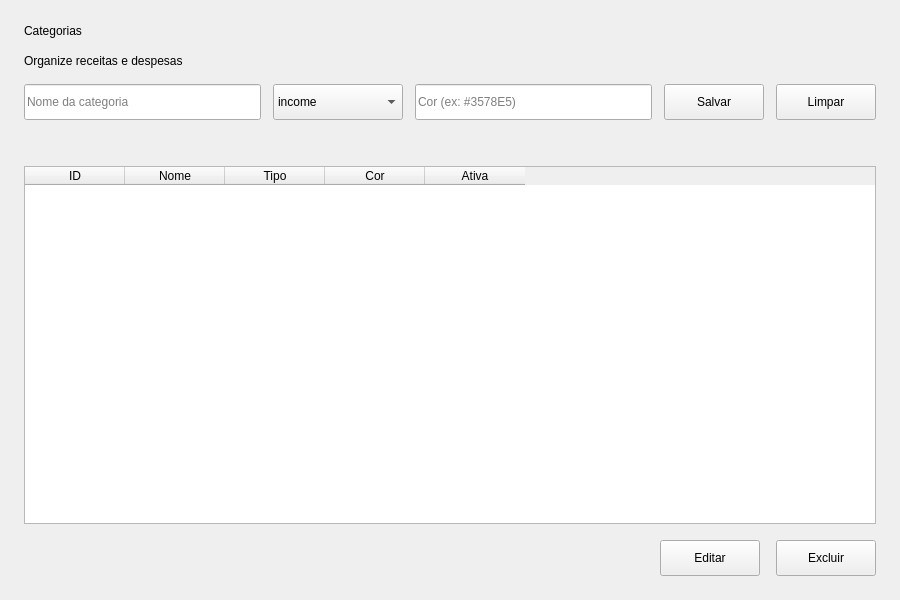
<?xml version="1.0" encoding="UTF-8"?>
<ui version="4.0">
 <class>CategoriesPage</class>
 <widget class="QWidget" name="CategoriesPage">
  <property name="geometry">
   <rect>
    <x>0</x>
    <y>0</y>
    <width>900</width>
    <height>600</height>
   </rect>
  </property>
  <layout class="QVBoxLayout" name="mainLayout">
   <property name="spacing">
    <number>16</number>
   </property>
   <property name="leftMargin">
    <number>24</number>
   </property>
   <property name="topMargin">
    <number>24</number>
   </property>
   <property name="rightMargin">
    <number>24</number>
   </property>
   <property name="bottomMargin">
    <number>24</number>
   </property>
   <item>
    <widget class="QLabel" name="lbl_title">
     <property name="text">
      <string>Categorias</string>
     </property>
    </widget>
   </item>
   <item>
    <widget class="QLabel" name="lbl_subtitle">
     <property name="text">
      <string>Organize receitas e despesas</string>
     </property>
    </widget>
   </item>
   <item>
    <layout class="QHBoxLayout" name="formLayout">
     <property name="spacing">
      <number>12</number>
     </property>
     <item>
      <widget class="QLineEdit" name="txt_name">
       <property name="placeholderText">
        <string>Nome da categoria</string>
       </property>
       <property name="minimumSize">
        <size>
         <width>200</width>
         <height>36</height>
        </size>
       </property>
      </widget>
     </item>
     <item>
      <widget class="QComboBox" name="cmb_type">
       <property name="minimumSize">
        <size>
         <width>130</width>
         <height>36</height>
        </size>
       </property>
       <item>
        <property name="text">
         <string>income</string>
        </property>
       </item>
       <item>
        <property name="text">
         <string>expense</string>
        </property>
       </item>
      </widget>
     </item>
     <item>
      <widget class="QLineEdit" name="txt_color">
       <property name="placeholderText">
        <string>Cor (ex: #3578E5)</string>
       </property>
       <property name="minimumSize">
        <size>
         <width>140</width>
         <height>36</height>
        </size>
       </property>
      </widget>
     </item>
     <item>
      <widget class="QPushButton" name="btn_save">
       <property name="text">
        <string>Salvar</string>
       </property>
       <property name="minimumSize">
        <size>
         <width>100</width>
         <height>36</height>
        </size>
       </property>
      </widget>
     </item>
     <item>
      <widget class="QPushButton" name="btn_clear">
       <property name="text">
        <string>Limpar</string>
       </property>
       <property name="minimumSize">
        <size>
         <width>100</width>
         <height>36</height>
        </size>
       </property>
      </widget>
     </item>
    </layout>
   </item>
   <item>
    <widget class="QLabel" name="lbl_error">
     <property name="text">
      <string/>
     </property>
     <property name="styleSheet">
      <string notr="true">color: #E74C3C;</string>
     </property>
    </widget>
   </item>
   <item>
    <widget class="QTableWidget" name="tbl_categories">
     <property name="columnCount">
      <number>5</number>
     </property>
     <property name="selectionBehavior">
      <enum>QAbstractItemView::SelectRows</enum>
     </property>
     <property name="selectionMode">
      <enum>QAbstractItemView::SingleSelection</enum>
     </property>
     <property name="editTriggers">
      <set>QAbstractItemView::NoEditTriggers</set>
     </property>
     <property name="alternatingRowColors">
      <bool>true</bool>
     </property>
     <column>
      <property name="text">
       <string>ID</string>
      </property>
     </column>
     <column>
      <property name="text">
       <string>Nome</string>
      </property>
     </column>
     <column>
      <property name="text">
       <string>Tipo</string>
      </property>
     </column>
     <column>
      <property name="text">
       <string>Cor</string>
      </property>
     </column>
     <column>
      <property name="text">
       <string>Ativa</string>
      </property>
     </column>
    </widget>
   </item>
   <item>
    <layout class="QHBoxLayout" name="actionsLayout">
     <item>
      <spacer name="horizontalSpacer">
       <property name="orientation">
        <enum>Qt::Horizontal</enum>
       </property>
       <property name="sizeHint" stdset="0">
        <size>
         <width>40</width>
         <height>20</height>
        </size>
       </property>
      </spacer>
     </item>
     <item>
      <widget class="QPushButton" name="btn_edit">
       <property name="text">
        <string>Editar</string>
       </property>
       <property name="minimumSize">
        <size>
         <width>100</width>
         <height>36</height>
        </size>
       </property>
      </widget>
     </item>
     <item>
      <widget class="QPushButton" name="btn_delete">
       <property name="text">
        <string>Excluir</string>
       </property>
       <property name="minimumSize">
        <size>
         <width>100</width>
         <height>36</height>
        </size>
       </property>
      </widget>
     </item>
    </layout>
   </item>
  </layout>
 </widget>
 <resources/>
 <connections/>
</ui>
